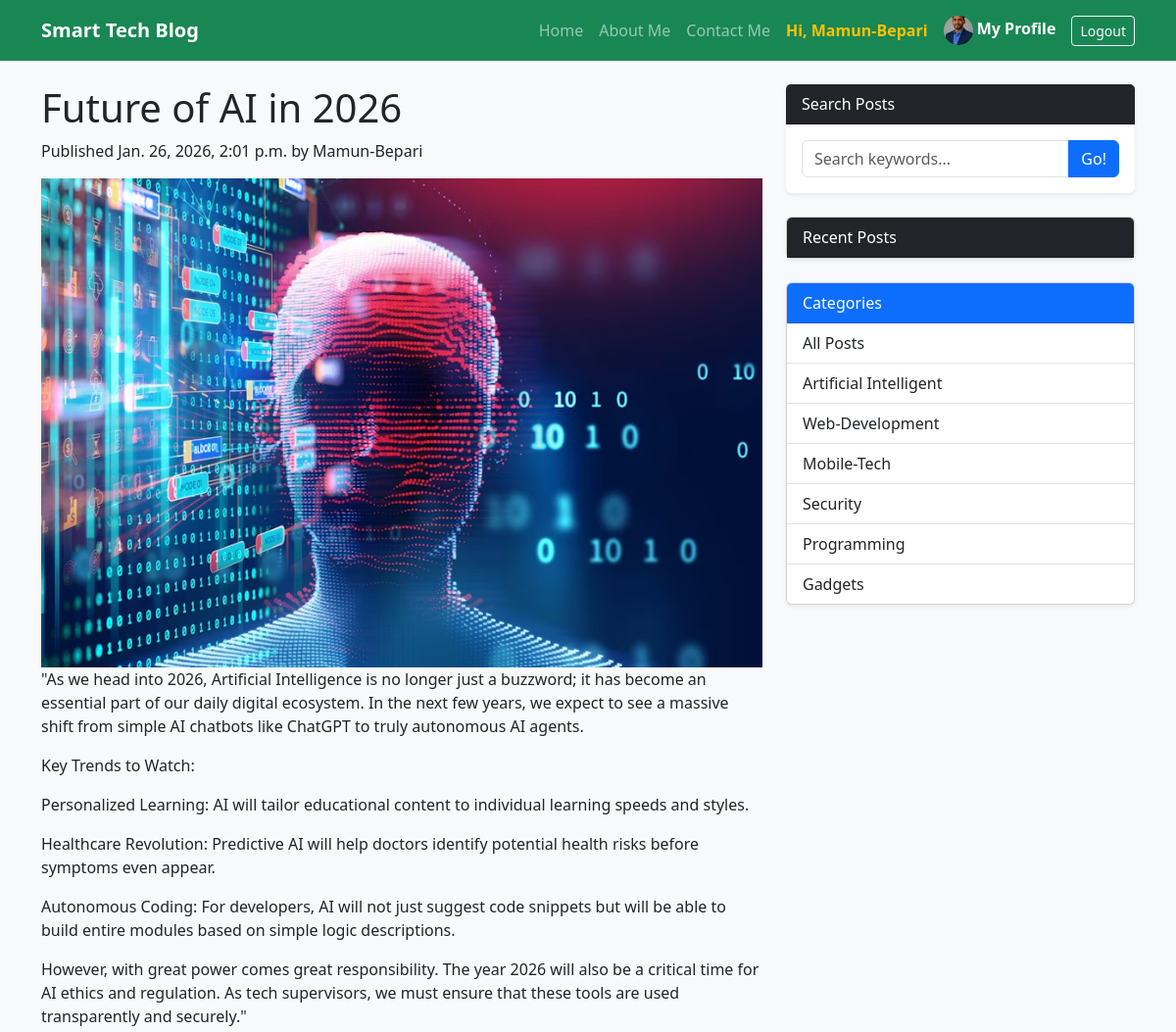
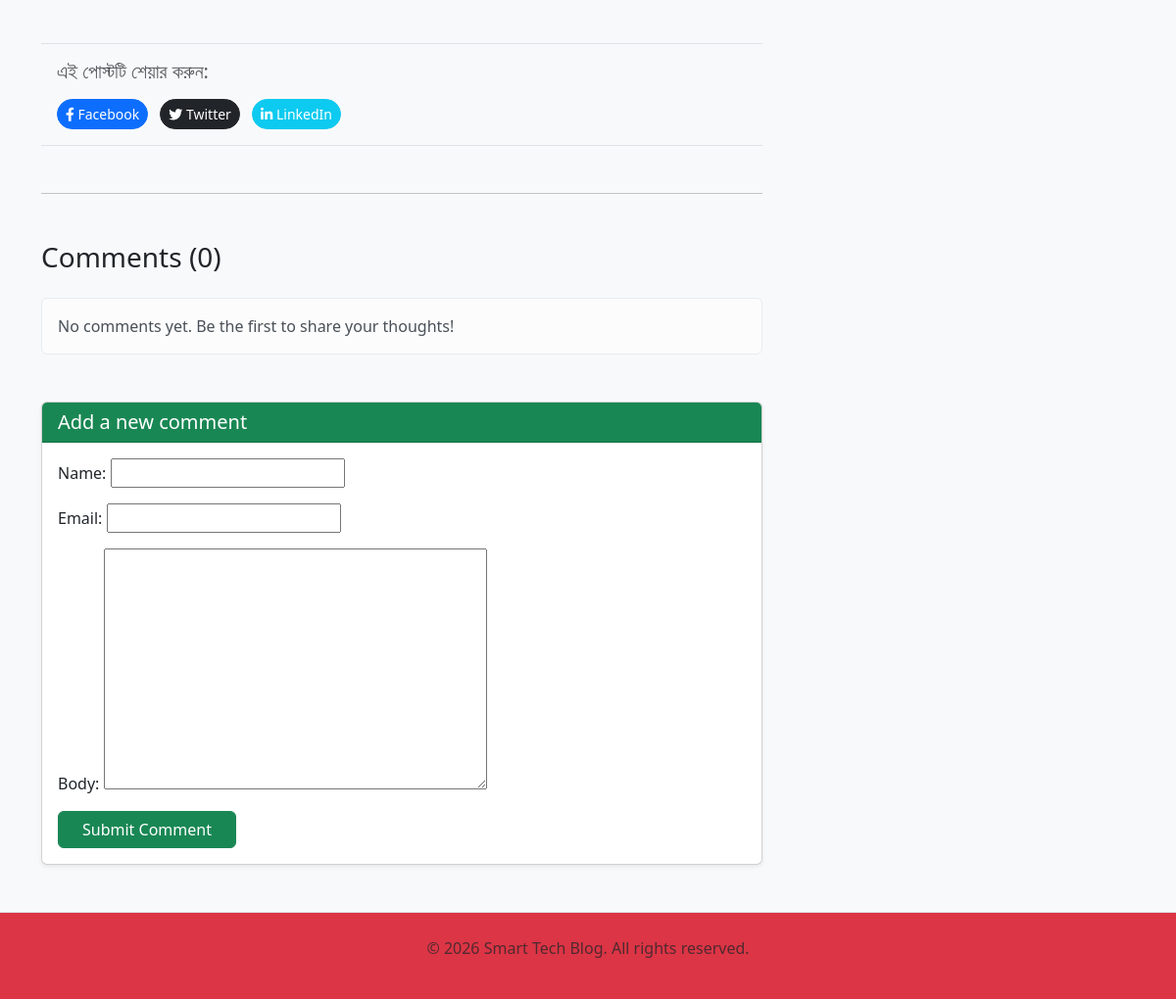
Screenshot of /2026/1/26/future-of-ai-in-2026/ (signed in) with the database file from the repository (2 pictures, top to bottom).
### accounts/models.py (models this page shows, shortened)
class Profile(models.Model):
   user = models.OneToOneField(User, on_delete=models.CASCADE)
   bio = models.TextField(blank=True)
   profile_pic = models.ImageField(upload_to='profile_pics', default='default.jpg')
   website_url = models.URLField(max_length=200, blank=True)

### blog/models.py (models this page shows, shortened)
class Post(models.Model):
   STATUS_CHOICES = (
      ('draft', 'Draft'),
      ('published', 'Published'),
   )
   title = models.CharField(max_length=250)
   slug = models.SlugField(max_length=250, unique_for_date='publish')
   author = models.ForeignKey(User, on_delete=models.CASCADE, related_name='blog_posts')
   body = models.TextField()
   image = models.ImageField(upload_to='blog/%Y/%m/%d/', blank=True)
   category = models.ForeignKey(Category, on_delete=models.SET_NULL, null=True, related_name='posts')
   publish = models.DateTimeField(default=timezone.now)
   created = models.DateTimeField(auto_now_add=True)
   updated = models.DateTimeField(auto_now=True)
   status = models.CharField(max_length=10, choices=STATUS_CHOICES, default='draft')
   class Meta:
      ordering = ('-publish',)

class Category(models.Model):
   name = models.CharField(max_length=50)
   slug = models.SlugField(unique=True)

### blog/views.py (the view, shortened to what this page needs)
# urls.py: path('<int:year>/<int:month>/<int:day>/<slug:slug>/', views.PostDetailView.as_view(), name='post_detail'),
class PostDetailView(DetailView, FormMixin): # FormMixin যোগ করা হয়েছে
   model = Post
   template_name = 'blog/post/detail.html'
   context_object_name = 'post'
   slug_url_kwarg = 'slug'
   query_pk_and_slug = False # আমরা শুধু স্ল্যাগ দিয়ে খুঁজব
   form_class = CommentForm # কোন ফর্মটি ব্যবহার হবে তা বলে দেওয়া
   def get_context_data(self, **kwargs):
      context = super().get_context_data(**kwargs)
      context['categories'] = Category.objects.all()
      context['comments'] = Comment.objects.filter(active=True)
      context['comment_form'] = self.get_form()
      return context
   def post(self, request, *args, **kwargs):
      self.object = self.get_object()
      form = self.get_form()
      if form.is_valid():
         return self.form_valid(form)
      else:
         return self.form_invalid(form)

### blog/forms.py
class CommentForm(forms.ModelForm):
    class Meta:
        model = Comment
        fields = ('name', 'email', 'body')

### blog/templatetags/blog_tags.py (called while the page is built)
@register.inclusion_tag('blog/post/lastest_posts.html')
def show_latest_posts(count=5):
   lastest_posts = Post.objects.filter(status='Published').order_by('-publish')[:count]
   return {'lastest_posts': lastest_posts}

### templates/blog/post/detail.html (shortened to what this page needs)
{% extends "base.html" %}
{% load markdownify %}
{% block content %}
   <h1>{{ post.title }}</h1>
   <p class="date">
      Published {{ post.publish }} by {{ post.author }}
   </p>
   {% if post.image %}
      <img src="{{ post.image.url }}" alt="{{ post.title }}" style="width:100%; height:auto;">
   {% endif %}
   <div class="body">
      {{ post.body|markdownify }}
   </div>
   <div class="share-buttons mt-5 p-3 border-top border-bottom">
      <h5 class="mb-3 text-muted">এই পোস্টটি শেয়ার করুন:</h5>
      <a href="https://www.facebook.com/sharer/sharer.php?u={{ request.build_absolute_uri }}"
         target="_blank" class="btn btn-primary btn-sm me-2 rounded-pill">
         <i class="fab fa-facebook-f"></i> Facebook
      </a>
      <a href="https://twitter.com/intent/tweet?url={{ request.build_absolute_uri }}&text={{ post.title }}"
         target="_blank" class="btn btn-dark btn-sm me-2 rounded-pill">
         <i class="fab fa-twitter"></i> Twitter
      </a>
      <a href="https://www.linkedin.com/shareArticle?mini=true&url={{ request.build_absolute_uri }}&title={{ post.title }}"
         target="_blank" class="btn btn-info btn-sm text-white rounded-pill">
         <i class="fab fa-linkedin-in"></i> LinkedIn
      </a>
   </div>
   <link rel="stylesheet" href="https://cdnjs.cloudflare.com/ajax/libs/prism/1.29.0/themes/prism-tomorrow.min.css">
   <hr class="my-5">
   <div class="comments-section mt-4">
      <h3 class="mb-4">Comments ({{ post.comments.count }})</h3>
      {% for comment in post.comments.all %}
         <div class="card mb-2 border-0 shadow-sm bg-white">
            <div class="card-body">
               <div class="d-flex justify-content-between">
                  <h6 class="fw-bold text-primary">{{ comment.name }}</h6>
                  <small class="text-muted">{{ comment.created|date:"M d, Y" }}</small>
               </div>
               <p class="mb-0 mt-2">{{ comment.body }}</p>
            </div>
         </div>
      {% empty %}
         <div class="alert alert-light">No comments yet. Be the first to share your thoughts!</div>
      {% endfor %}
      <div class="card mt-5 shadow-sm">
         <div class="card-header bg-success text-white">
            <h5 class="mb-0">Add a new comment</h5>
         </div>
         <div class="card-body">
            <form method="post">
               <div class="mb-3">
                   {{ form.as_p }}
               </div>
               <button type="submit" class="btn btn-success px-4">Submit Comment</button>
            </form>
         </div>
      </div>
   </div>
{% endblock %}

### templates/base.html (shortened to what this page needs)
{% load blog_tags %}
<!DOCTYPE html>
<html lang='en'>
<head>
    <link href="https://cdn.jsdelivr.net/npm/bootstrap@5.3.0/dist/css/bootstrap.min.css" rel="stylesheet">
    <link rel="stylesheet" href="https://cdnjs.cloudflare.com/ajax/libs/font-awesome/6.4.0/css/all.min.css">
</head>
<body class="bg-light">
    <nav class="navbar navbar-expand-lg navbar-dark bg-success mb-4">
        <div class="container">
            <a class="navbar-brand fw-bold" href="{% url 'blog:post_list' %}">Smart Tech Blog</a>
            <div class="collapse navbar-collapse" id="navbarNav">
                <ul class="navbar-nav ms-auto align-items-center">
                    <li class="nav-item">
                        <a class="nav-link" href="{% url 'blog:post_list' %}">Home</a>
                    </li>
                    <li class="nav-item">
                        <a class="nav-link" href="{% url 'blog:about' %}">About Me</a>
                    </li>
                    <li class="nav-item">
                        <a class="nav-link" href="{% url 'blog:contact' %}">Contact Me</a>
                    </li>
                    {% if user.is_authenticated %}
                        <li class=nav-item>
                            <span class="nav-link text-warning fw-bold"> Hi, {{ user.username }} </span>
                        </li>
                        <li class="nav-item">
                            <a class="nav-link text-white fw-bold" href="{% url 'accounts:profile' %}">
                            <img src="{{ user.profile.profile_pic.url }}" class="rounded-circle" style="width: 30px; height: 30px; object-fit: cover;">
                                     My Profile
                             </a>
                        </li>
                        <li class="nav-item">
                            <form action="{% url 'logout' %}" method="post" class="d-inline">
                                <button type="submit" class="btn btn-sm btn-outline-light ms-2">Logout</button>
                            </form>
                        </li>
                    {% endif %}
                </ul>
            </div>
        </div>
    </nav>
    <main class="container">
        <div class="row">
            <div class="col-lg-8">
                {% block content %}
                {% endblock %}
            </div>
            <div class="col-lg-4">
                <div class="card mb-4 shadow-sm border-0">
                    <div class="card-header bg-dark text-white font-weight-bold">Search Posts</div>
                    <div class="card-body">
                        <form action="{% url 'blog:post_list' %}" method="get">
                            <div class="input-group">
                                <input name="q" type="text" class="form-control" placeholder="Search keywords..." value="{{ query|default:'' }}">
                                <button class="btn btn-primary" type="submit">Go!</button>
                            </div>
                        </form>
                    </div>
                </div>
                {% show_latest_posts 5 %}
                <div class="card mb-4 shadow-sm">
                    <div class="card-header bg-primary text-white font-weight-bold">Categories</div>
                    <div class="list-group list-group-flush">
                        <a href="{% url 'blog:post_list' %}" class="list-group-item list-group-item-action">All Posts</a>
                        {% for c in categories %}
                            <a href="{% url 'blog:post_list_by_category' c.slug %}"
                               class="list-group-item list-group-item-action {% if category.slug == c.slug %}active{% endif %}">
                               {{ c.name }}
                            </a>
                        {% endfor %}
                    </div>
                </div>
            </div> </div> </main>
    <footer class="py-4 bg-danger border-top mt-5">
        <div class="container text-center text-muted">
            <p>&copy; 2026 Smart Tech Blog. All rights reserved.</p>
        </div>
    </footer>
</body>
</html>

### rows the page displays
Post: title "Future of AI in 2026", publish "Jan. 26, 2026, 2:01 p.m.", author "Mamun-Bepari", image (picture), body "\"As we head into 2026, Artificial Intelligence is no longer just a buzzword; it has become an essential part of our daily digital ecosystem. In the next few years, we expect to see a massive shift from simple AI chatbots like ChatGPT to truly autonomous AI agents. Key Trends to Watch: Personalized Learning: AI will tailor educational content to individual learning speeds and styles. Healthcare Revolution: Predictive AI will help doctors identify potential health risks before symptoms even appear. Autonomous Coding: For developers, AI will not just suggest code snippets but will be able to build entire modules based on simple logic descriptions. However, with great power comes great…", comments.count "0"
Category: name "Artificial Intelligent"
Category: name "Web-Development"
Category: name "Mobile-Tech"
Category: name "Security"
Category: name "Programming"
Category: name "Gadgets"

### other values shown
{{ user.username }} "Mamun-Bepari"
